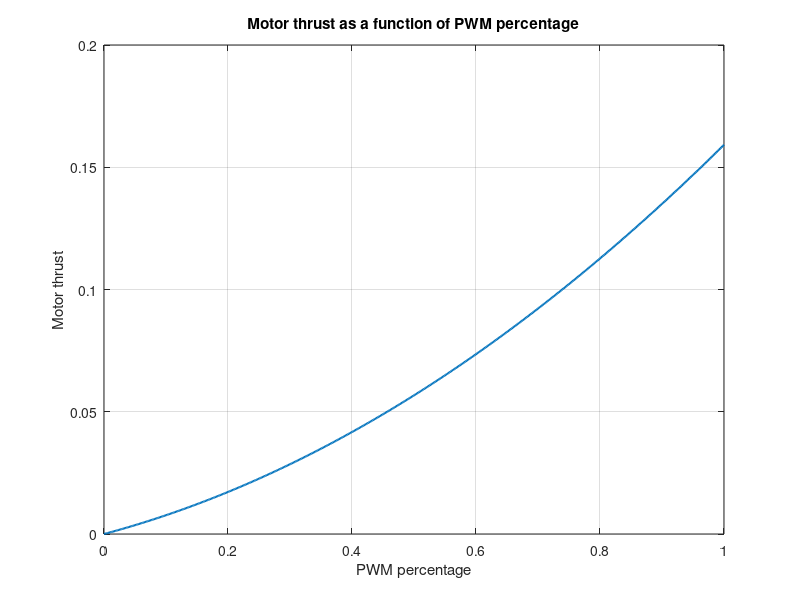
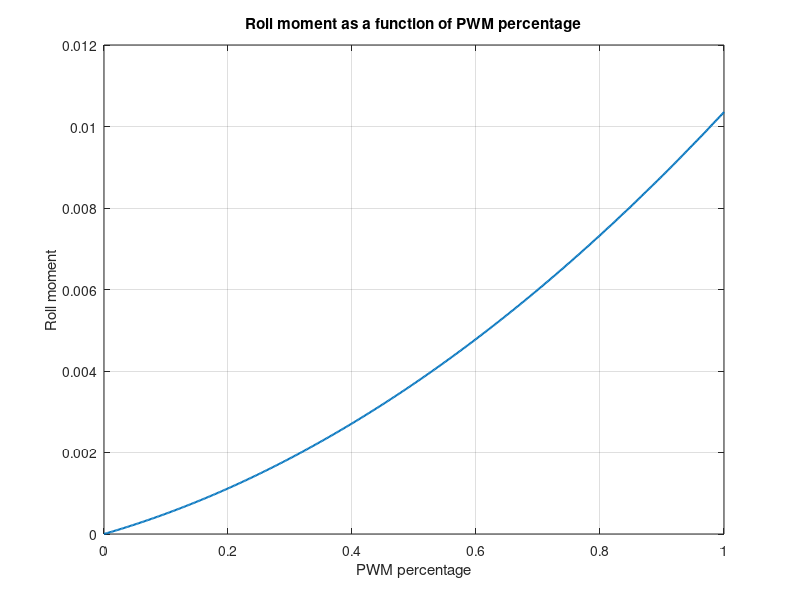
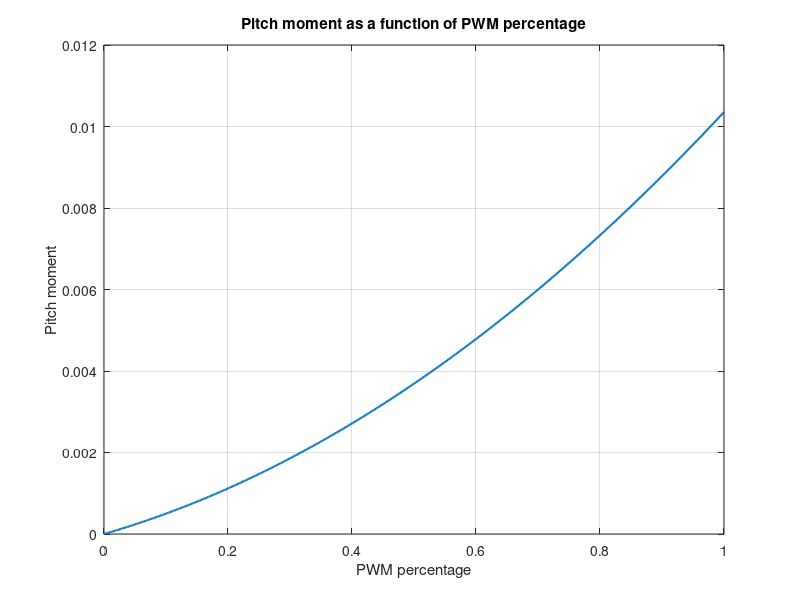
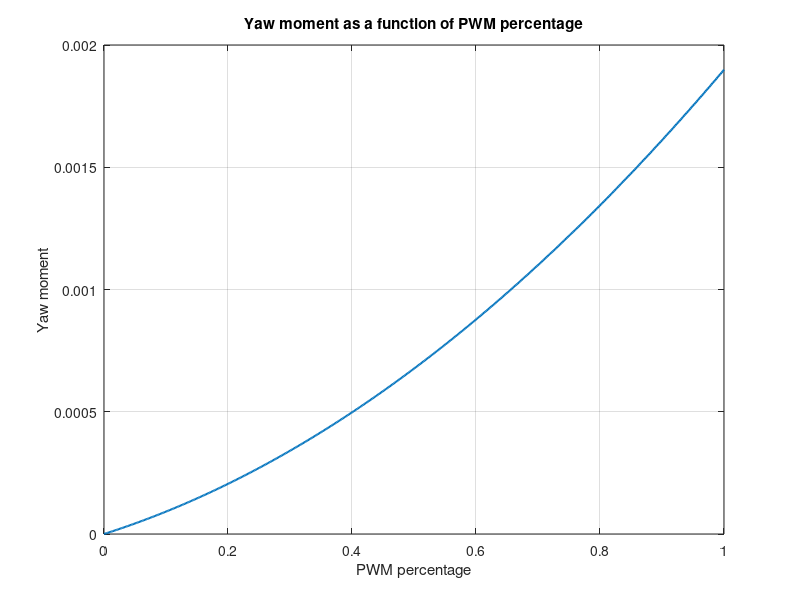

The MATLAB script that drew these images, in order:
clear; clc; close all;

%% Parameters and Limit
A = 0.091492681; % thrust coefficient A
B = 0.067673604; % thrust coefficient B
k = 0.005964552; % torque coefficient k
l = 0.046;
l_eff = l / sqrt(2); % arm length 

% PWM allowable range
PWM_min = 0.0;
PWM_max = 1.0;

% Thrust allowable range
T_min = A * PWM_min^2 + B * PWM_min;
T_max = A * PWM_max^2 + B * PWM_max;

% Total thrust allowable range
T_total_min = 4 * T_min;
T_total_max = 4 * T_max;

%% Mixer System
mix = [ 1, 1, 1, 1;
    l_eff, -l_eff, -l_eff, l_eff;
    l_eff, l_eff, -l_eff, -l_eff;
    -k, k, -k, k ];

% Example of Desired thrust and moment
T_des = 0.03; % desired thrust
L_des = 0.01; % desired roll moment
M_des = 0.05; % desired pitch moment
N_des = 0.04; % desired yaw moment


% Handle infeasible total thrust first
if T_des < T_total_min || T_des > T_total_max
    fprintf('Desired total thrust is infeasible. Clipping total thrust.\n');
    T_des = min(max(T_des, T_total_min), T_total_max);
end

% Desired input
u_des = [T_des; L_des; M_des; N_des]; 

% Desired thrust for each motor
T_motor = mix \ u_des;
disp('Desired motor thrust:');
disp(T_motor);


% Check feasibility for L, M, N
if ~(all(T_motor >= T_min) && all(T_motor <= T_max))
    fprintf('Desired wrench is infeasible. Scaling L, M, and N.\n');
    
    % Find largest alpha to satisfy thrust limit
    alpha_vals = linspace(1, 0, 1001);
    feasible_found = false;

    for alpha = alpha_vals
        u_test = [T_des; alpha*L_des; alpha*M_des; alpha*N_des];
        T_test = mix \ u_test;
        
        if all(T_test >= T_min) && all(T_test <= T_max)
            T_motor = T_test;
            feasible_found = true;
            fprintf('Feasible solution with alpha = %f\n', alpha);
            break;
        end
    end
    
    if ~feasible_found
        error('No feasible actuator command found after scaling moments.');
    end
end

disp('Final feasible motor thrusts after scaling:');
disp(T_motor);

%% Convert thrust to PWM
PWM = zeros(4,1);

for i = 1:4
    Ti = T_motor(i);
    
    % define  equation
    fun = @(PWM_i) A * PWM_i.^2 + B * PWM_i - Ti;
    
    % initial guess
    PWM_guess = 0.5;
    
    % solve equation
    PWM_i = fsolve(fun, PWM_guess);
    PWM(i) = PWM_i;

end

% Gurantee to a reasonbale range for PWM
PWM = min(max(PWM, PWM_min), PWM_max);
disp('Final PWM ratio commands:');
disp(PWM);


%% Envelope calculations
T_total_max = 4 * T_max;
T_total_min = 4 * T_min;

L_max = 2 * l_eff * (T_max - T_min);
L_min = -L_max;

M_max = 2 * l_eff * (T_max - T_min);
M_min = -M_max;

N_max = 2 * k * (T_max - T_min);
N_min = -N_max;

fprintf('Achievable envelope:\n');
fprintf('Total thrust: [%f, %f]\n', T_total_min, T_total_max);
fprintf('Roll moment: [%f, %f]\n', L_min, L_max);
fprintf('Pitch moment: [%f, %f]\n', M_min, M_max);
fprintf('Yaw moment: [%f, %f]\n', N_min, N_max);

%% Visualization

% Thrust vs PWM for one motor
PWM_grid = linspace(PWM_min, PWM_max, 500);
T_grid = A * PWM_grid.^2 + B * PWM_grid;

figure;
plot(PWM_grid, T_grid, 'LineWidth', 1.5);
grid on;
xlabel('PWM percentage');
ylabel('Motor thrust');
title('Motor thrust as a function of PWM percentage');

% Roll moment vs PWM
PWM_grid = linspace(PWM_min, PWM_max, 500);
T_grid = A * PWM_grid.^2 + B * PWM_grid;
T_min = A * PWM_min^2 + B * PWM_min;
l_eff = l/sqrt(2);
L_grid = 2 * l_eff * (T_grid - T_min);

figure;
plot(PWM_grid, L_grid, 'LineWidth', 1.5);
grid on;
xlabel('PWM percentage');
ylabel('Roll moment');
title('Roll moment as a function of PWM percentage');

% Pitch moment vs PWM
PWM_grid = linspace(PWM_min, PWM_max, 500);
T_grid = A * PWM_grid.^2 + B * PWM_grid;
T_min = A * PWM_min^2 + B * PWM_min;
l_eff = l/sqrt(2);

M_grid = 2 * l_eff * (T_grid - T_min);

figure;
plot(PWM_grid, M_grid, 'LineWidth', 1.5);
grid on;
xlabel('PWM percentage');
ylabel('Pitch moment');
title('Pitch moment as a function of PWM percentage');

% Yaw moment vs PWM
PWM_grid = linspace(PWM_min, PWM_max, 500);
T_grid = A * PWM_grid.^2 + B * PWM_grid;
T_min = A * PWM_min^2 + B * PWM_min;
N_grid = 2 * k * (T_grid - T_min);

figure;
plot(PWM_grid, N_grid, 'LineWidth', 1.5);
grid on;
xlabel('PWM percentage');
ylabel('Yaw moment');
title('Yaw moment as a function of PWM percentage');
